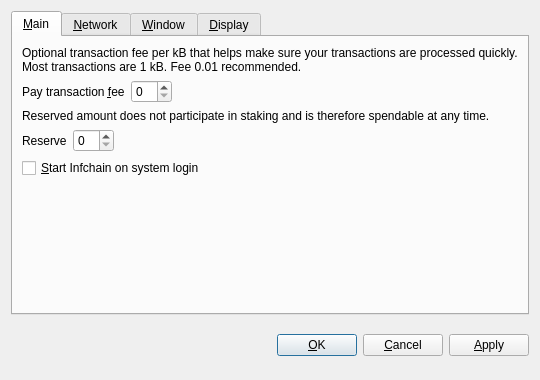
<?xml version="1.0" encoding="UTF-8"?>
<ui version="4.0">
 <class>OptionsDialog</class>
 <widget class="QDialog" name="OptionsDialog">
  <property name="geometry">
   <rect>
    <x>0</x>
    <y>0</y>
    <width>540</width>
    <height>380</height>
   </rect>
  </property>
  <property name="windowTitle">
   <string>Options</string>
  </property>
  <property name="modal">
   <bool>true</bool>
  </property>
  <layout class="QVBoxLayout" name="verticalLayout">
   <item>
    <widget class="QTabWidget" name="tabWidget">
     <property name="tabPosition">
      <enum>QTabWidget::North</enum>
     </property>
     <property name="currentIndex">
      <number>0</number>
     </property>
     <widget class="QWidget" name="tabMain">
      <attribute name="title">
       <string>&amp;Main</string>
      </attribute>
      <layout class="QVBoxLayout" name="verticalLayout_Main">
       <item>
        <widget class="QLabel" name="transactionFeeInfoLabel">
         <property name="text">
          <string>Optional transaction fee per kB that helps make sure your transactions are processed quickly. Most transactions are 1 kB. Fee 0.01 recommended.</string>
         </property>
         <property name="textFormat">
          <enum>Qt::PlainText</enum>
         </property>
         <property name="wordWrap">
          <bool>true</bool>
         </property>
        </widget>
       </item>
       <item>
        <layout class="QHBoxLayout" name="horizontalLayoutFee">
         <item>
          <widget class="QLabel" name="transactionFeeLabel">
           <property name="text">
            <string>Pay transaction &amp;fee</string>
           </property>
           <property name="textFormat">
            <enum>Qt::PlainText</enum>
           </property>
           <property name="buddy">
            <cstring>transactionFee</cstring>
           </property>
          </widget>
         </item>
         <item>
          <widget class="BitcoinAmountField" name="transactionFee"/>
         </item>
         <item>
          <spacer name="horizontalSpacerFee">
           <property name="orientation">
            <enum>Qt::Horizontal</enum>
           </property>
           <property name="sizeHint" stdset="0">
            <size>
             <width>40</width>
             <height>20</height>
            </size>
           </property>
          </spacer>
         </item>
        </layout>
       </item>
       <item>
        <widget class="QLabel" name="reserveBalanceInfoLabel">
         <property name="text">
          <string>Reserved amount does not participate in staking and is therefore spendable at any time.</string>
         </property>
         <property name="textFormat">
          <enum>Qt::PlainText</enum>
         </property>
         <property name="wordWrap">
          <bool>true</bool>
         </property>
        </widget>
       </item>
       <item>
        <layout class="QHBoxLayout" name="horizontalLayoutReserveBalance">
         <item>
          <widget class="QLabel" name="reserveBalanceLabel">
           <property name="text">
            <string>Reserve</string>
           </property>
           <property name="textFormat">
            <enum>Qt::PlainText</enum>
           </property>
           <property name="buddy">
            <cstring>reserveBalance</cstring>
           </property>
          </widget>
         </item>
         <item>
          <widget class="BitcoinAmountField" name="reserveBalance"/>
         </item>
         <item>
          <spacer name="horizontalSpacerReserveBalance">
           <property name="orientation">
            <enum>Qt::Horizontal</enum>
           </property>
           <property name="sizeHint" stdset="0">
            <size>
             <width>40</width>
             <height>20</height>
            </size>
           </property>
          </spacer>
         </item>
        </layout>
       </item>
       <item>
        <widget class="QCheckBox" name="bitcoinAtStartup">
         <property name="toolTip">
          <string>Automatically start Infchain after logging in to the system.</string>
         </property>
         <property name="text">
          <string>&amp;Start Infchain on system login</string>
         </property>
        </widget>
       </item>
       <item>
        <spacer name="verticalSpacer_Main">
         <property name="orientation">
          <enum>Qt::Vertical</enum>
         </property>
         <property name="sizeHint" stdset="0">
          <size>
           <width>20</width>
           <height>40</height>
          </size>
         </property>
        </spacer>
       </item>
      </layout>
     </widget>
     <widget class="QWidget" name="tabNetwork">
      <attribute name="title">
       <string>&amp;Network</string>
      </attribute>
      <layout class="QVBoxLayout" name="verticalLayout_Network">
       <item>
        <widget class="QCheckBox" name="mapPortUpnp">
         <property name="toolTip">
          <string>Automatically open the Infchain client port on the router. This only works when your router supports UPnP and it is enabled.</string>
         </property>
         <property name="text">
          <string>Map port using &amp;UPnP</string>
         </property>
        </widget>
       </item>
       <item>
        <widget class="QCheckBox" name="connectSocks">
         <property name="toolTip">
          <string>Connect to the Infchain network through a SOCKS5 proxy (e.g. when connecting through Tor).</string>
         </property>
         <property name="text">
          <string>&amp;Connect through SOCKS5 proxy:</string>
         </property>
        </widget>
       </item>
       <item>
        <layout class="QHBoxLayout" name="horizontalLayout_Network">
         <item>
          <widget class="QLabel" name="proxyIpLabel">
           <property name="text">
            <string>Proxy &amp;IP:</string>
           </property>
           <property name="textFormat">
            <enum>Qt::PlainText</enum>
           </property>
           <property name="buddy">
            <cstring>proxyIp</cstring>
           </property>
          </widget>
         </item>
         <item>
          <widget class="QValidatedLineEdit" name="proxyIp">
           <property name="maximumSize">
            <size>
             <width>140</width>
             <height>16777215</height>
            </size>
           </property>
           <property name="toolTip">
            <string>IP address of the proxy (e.g. 127.0.0.1)</string>
           </property>
          </widget>
         </item>
         <item>
          <widget class="QLabel" name="proxyPortLabel">
           <property name="text">
            <string>&amp;Port:</string>
           </property>
           <property name="textFormat">
            <enum>Qt::PlainText</enum>
           </property>
           <property name="buddy">
            <cstring>proxyPort</cstring>
           </property>
          </widget>
         </item>
         <item>
          <widget class="QLineEdit" name="proxyPort">
           <property name="maximumSize">
            <size>
             <width>55</width>
             <height>16777215</height>
            </size>
           </property>
           <property name="toolTip">
            <string>Port of the proxy (e.g. 9050)</string>
           </property>
          </widget>
         </item>
         <item>
          <spacer name="horizontalSpacer_Network">
           <property name="orientation">
            <enum>Qt::Horizontal</enum>
           </property>
           <property name="sizeHint" stdset="0">
            <size>
             <width>40</width>
             <height>20</height>
            </size>
           </property>
          </spacer>
         </item>
        </layout>
       </item>
       <item>
        <spacer name="verticalSpacer_Network">
         <property name="orientation">
          <enum>Qt::Vertical</enum>
         </property>
         <property name="sizeHint" stdset="0">
          <size>
           <width>20</width>
           <height>40</height>
          </size>
         </property>
        </spacer>
       </item>
      </layout>
     </widget>
     <widget class="QWidget" name="tabWindow">
      <attribute name="title">
       <string>&amp;Window</string>
      </attribute>
      <layout class="QVBoxLayout" name="verticalLayout_Window">
       <item>
        <widget class="QCheckBox" name="minimizeToTray">
         <property name="toolTip">
          <string>Show only a tray icon after minimizing the window.</string>
         </property>
         <property name="text">
          <string>&amp;Minimize to the tray instead of the taskbar</string>
         </property>
        </widget>
       </item>
       <item>
        <widget class="QCheckBox" name="minimizeOnClose">
         <property name="toolTip">
          <string>Minimize instead of exit the application when the window is closed. When this option is enabled, the application will be closed only after selecting Quit in the menu.</string>
         </property>
         <property name="text">
          <string>M&amp;inimize on close</string>
         </property>
        </widget>
       </item>
       <item>
        <spacer name="verticalSpacer_Window">
         <property name="orientation">
          <enum>Qt::Vertical</enum>
         </property>
         <property name="sizeHint" stdset="0">
          <size>
           <width>20</width>
           <height>40</height>
          </size>
         </property>
        </spacer>
       </item>
      </layout>
     </widget>
     <widget class="QWidget" name="tabDisplay">
      <attribute name="title">
       <string>&amp;Display</string>
      </attribute>
      <layout class="QVBoxLayout" name="verticalLayout_Display">
       <item>
        <layout class="QHBoxLayout" name="horizontalLayout_1_Display">
         <item>
          <widget class="QLabel" name="langLabel">
           <property name="text">
            <string>User Interface &amp;language:</string>
           </property>
           <property name="textFormat">
            <enum>Qt::PlainText</enum>
           </property>
           <property name="buddy">
            <cstring>lang</cstring>
           </property>
          </widget>
         </item>
         <item>
          <widget class="QValueComboBox" name="lang">
           <property name="toolTip">
            <string>The user interface language can be set here. This setting will take effect after restarting Infchain.</string>
           </property>
          </widget>
         </item>
        </layout>
       </item>
       <item>
        <layout class="QHBoxLayout" name="horizontalLayout_2_Display">
         <item>
          <widget class="QLabel" name="unitLabel">
           <property name="text">
            <string>&amp;Unit to show amounts in:</string>
           </property>
           <property name="textFormat">
            <enum>Qt::PlainText</enum>
           </property>
           <property name="buddy">
            <cstring>unit</cstring>
           </property>
          </widget>
         </item>
         <item>
          <widget class="QValueComboBox" name="unit">
           <property name="toolTip">
            <string>Choose the default subdivision unit to show in the interface and when sending coins.</string>
           </property>
          </widget>
         </item>
        </layout>
       </item>
       <item>
        <widget class="QCheckBox" name="coinControlFeatures">
         <property name="toolTip">
          <string>Whether to show coin control features or not.</string>
         </property>
         <property name="text">
          <string>Display coin &amp;control features (experts only!)</string>
         </property>
        </widget>
       </item>
       <item>
        <widget class="QCheckBox" name="minimizeCoinAge">
         <property name="toolTip">
          <string>Whether to select the coin outputs randomly or with minimal coin age.</string>
         </property>
         <property name="text">
          <string>Minimize weight consumption (experimental)</string>
         </property>
        </widget>
       </item>
<!--        <item>
 <widget class="QCheckBox" name="useBlackTheme">
  <property name="text">
   <string>Use black visual theme (requires restart)</string>
  </property>
 </widget>
</item> -->
       <item>
        <spacer name="verticalSpacer_Display">
         <property name="orientation">
          <enum>Qt::Vertical</enum>
         </property>
         <property name="sizeHint" stdset="0">
          <size>
           <width>20</width>
           <height>40</height>
          </size>
         </property>
        </spacer>
       </item>
      </layout>
     </widget>
    </widget>
   </item>
   <item>
    <layout class="QHBoxLayout" name="horizontalLayout_Buttons">
     <item>
      <spacer name="horizontalSpacer_1">
       <property name="orientation">
        <enum>Qt::Horizontal</enum>
       </property>
       <property name="sizeHint" stdset="0">
        <size>
         <width>40</width>
         <height>48</height>
        </size>
       </property>
      </spacer>
     </item>
     <item>
      <widget class="QLabel" name="statusLabel">
       <property name="font">
        <font>
         <weight>75</weight>
         <bold>true</bold>
        </font>
       </property>
       <property name="text">
        <string/>
       </property>
       <property name="textFormat">
        <enum>Qt::PlainText</enum>
       </property>
       <property name="wordWrap">
        <bool>true</bool>
       </property>
      </widget>
     </item>
     <item>
      <spacer name="horizontalSpacer_2">
       <property name="orientation">
        <enum>Qt::Horizontal</enum>
       </property>
       <property name="sizeHint" stdset="0">
        <size>
         <width>40</width>
         <height>48</height>
        </size>
       </property>
      </spacer>
     </item>
     <item>
      <widget class="QPushButton" name="okButton">
       <property name="text">
        <string>&amp;OK</string>
       </property>
      </widget>
     </item>
     <item>
      <widget class="QPushButton" name="cancelButton">
       <property name="text">
        <string>&amp;Cancel</string>
       </property>
       <property name="autoDefault">
        <bool>false</bool>
       </property>
      </widget>
     </item>
     <item>
      <widget class="QPushButton" name="applyButton">
       <property name="text">
        <string>&amp;Apply</string>
       </property>
       <property name="autoDefault">
        <bool>false</bool>
       </property>
      </widget>
     </item>
    </layout>
   </item>
  </layout>
 </widget>
 <customwidgets>
  <customwidget>
   <class>BitcoinAmountField</class>
   <extends>QSpinBox</extends>
   <header>bitcoinamountfield.h</header>
  </customwidget>
  <customwidget>
   <class>QValueComboBox</class>
   <extends>QComboBox</extends>
   <header>qvaluecombobox.h</header>
  </customwidget>
  <customwidget>
   <class>QValidatedLineEdit</class>
   <extends>QLineEdit</extends>
   <header>qvalidatedlineedit.h</header>
  </customwidget>
 </customwidgets>
 <resources/>
 <connections/>
</ui>
